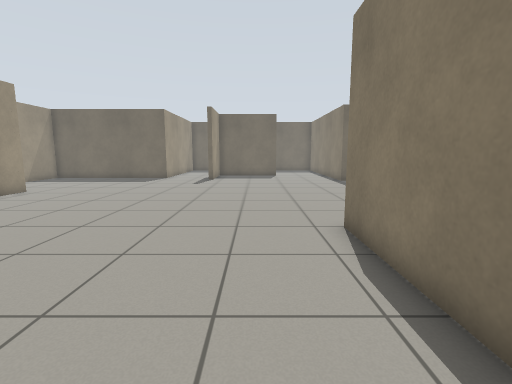
View 1 (above)

15 first-person views from a walk through a Gazebo world. The camera is 0.94 m above the floor, tilts 8° down and sees 85° across. The floor is counted in squares, 0.5 m on a side. Each view is taken from the middle of a square. On the plan, view 1 faces up. The plan holds only what a view shows up to about 16 squares ahead; the rest is blank.

View 2
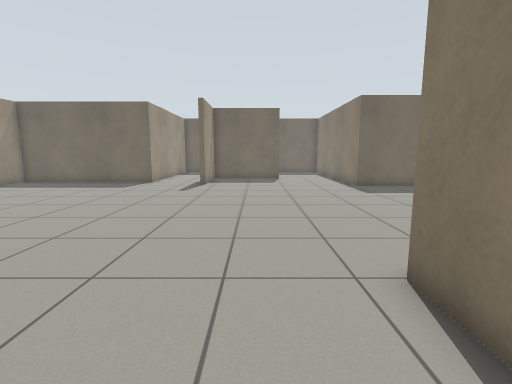

View 3
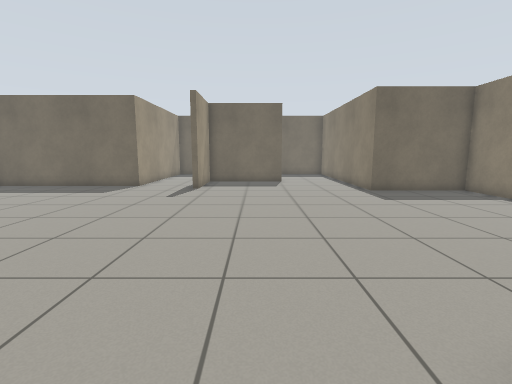

View 4
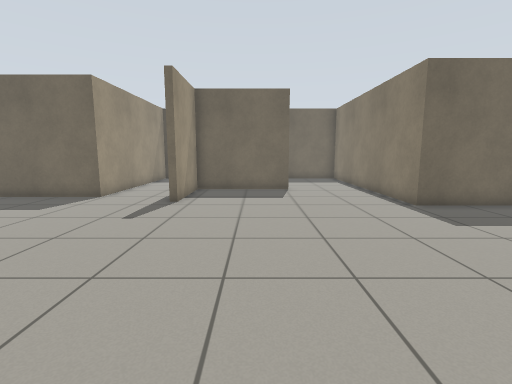

View 5
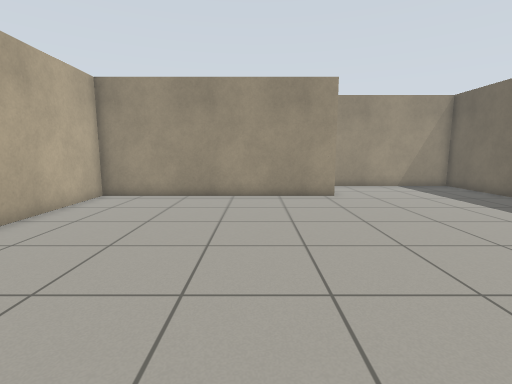

View 6
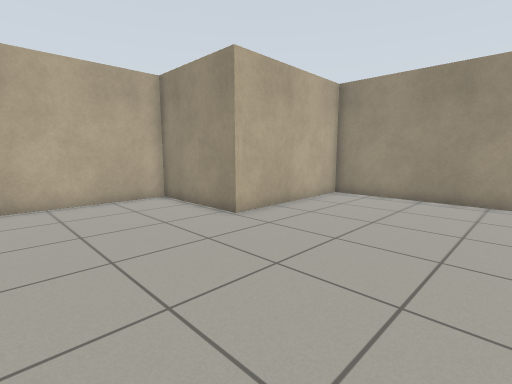

View 7
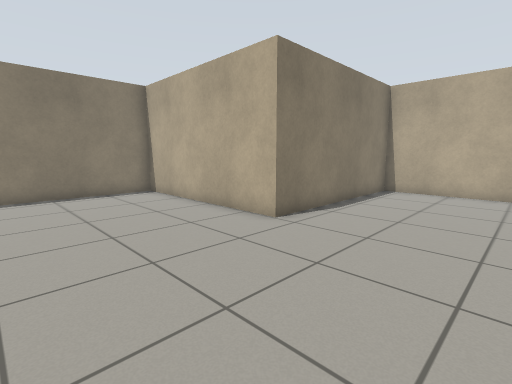

View 8
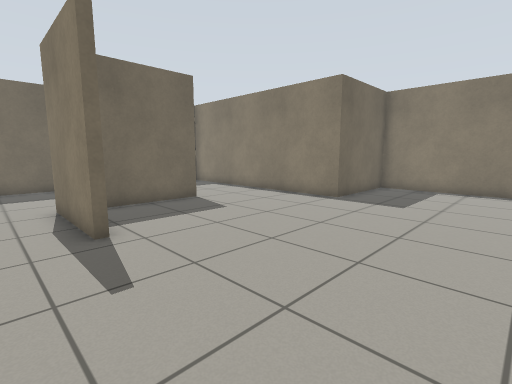

View 9
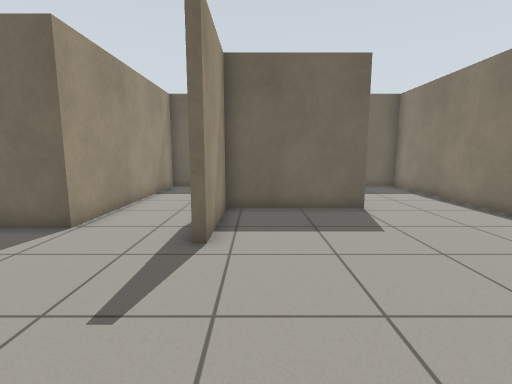

View 10
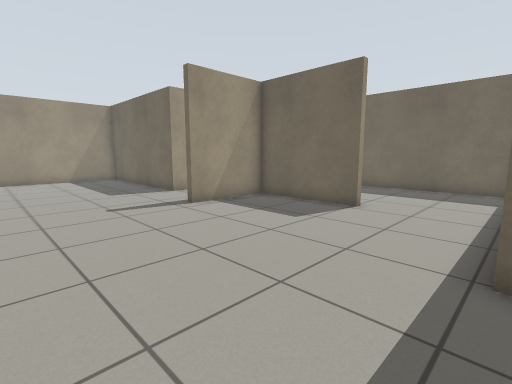

View 11
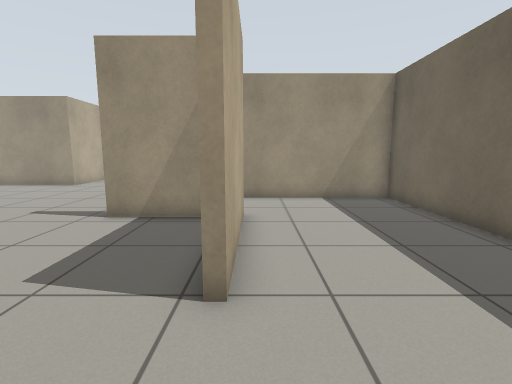

View 12
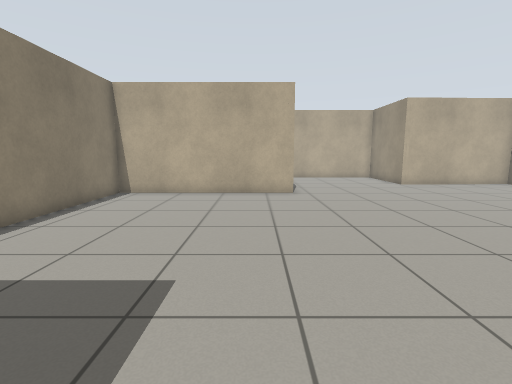

View 13
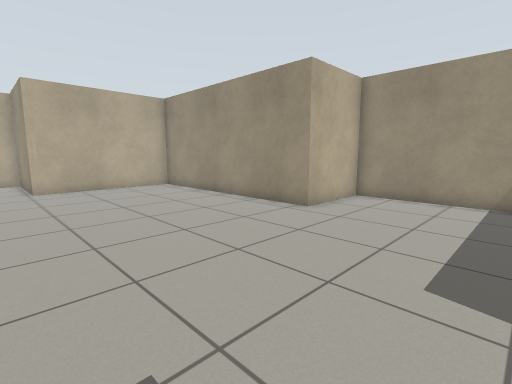

View 14
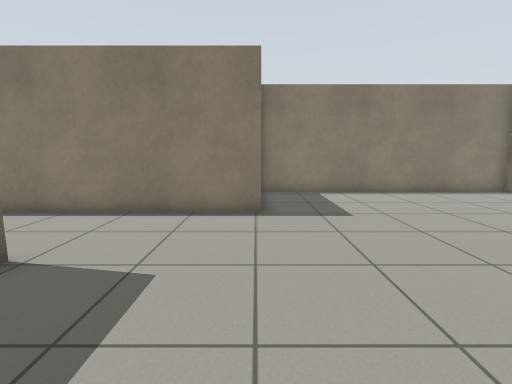

View 15
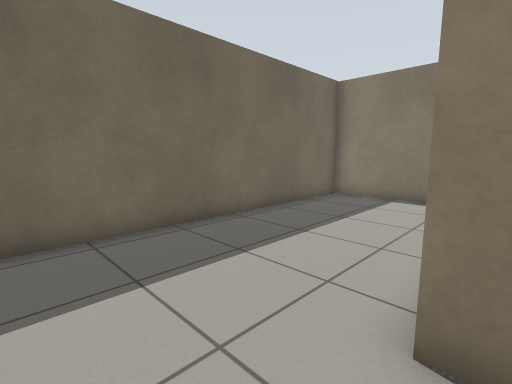

### Floor plan
Points are (right, up) in squares from view 1. A wall is a line through its corners. A room is listed if a view was taken in it or the views show most of it. See-through windows are left out.
Room 1 (views 1, 2, 3, 4, 5, 6, 7, 8, 9, 10, 12, 13, 14, 15)
walls: (-3.3, 19.6) (-3.3, 23.6); (1.7, 23.6) (1.7, 23.3) (-3, 23.3) (-3, 19.6); (-6.6, 24.5) (-6.6, 20.8) (-14.9, 20.8) (-14.9, 13.5) (-11.2, 13.5) (-11.2, 3.3) (-4.7, 3.5) (-4.7, -1.2) (2.2, -1.2) (2.2, 6.9) (10.4, 6.9) (10.4, 18.8) (5.8, 18.8) (5.8, 23.5)
ways out: opening at (-5, 23.7) to room 2; opening at (3.5, 23) to room 2
Room 2 (view 11)
walls: (-3.3, 23.6) (1.7, 23.6); (5.8, 23.5) (5.8, 29.5) (-6.6, 29.5) (-6.6, 24.5)
ways out: opening at (-5, 23.7) to room 1; opening at (3.5, 23) to room 1

Where each view was taken, in squares from view 1:
view 1: 0 up, 0 right, facing up
view 2: 3 up, 0 right, facing up
view 3: 5 up, 0 right, facing up
view 4: 9 up, 0 right, facing up
view 5: 10 up, 1 right, facing left
view 6: 10 up, 1 right, facing down-left
view 7: 13 up, 3 left, facing down-right
view 8: 13 up, 5 left, facing up-right
view 9: 14 up, 2 left, facing up
view 10: 14 up, 6 right, facing up-left
view 11: 24 up, 5 right, facing left
view 12: 20 up, 4 right, facing down
view 13: 19 up, 3 left, facing down-left
view 14: 19 up, 3 left, facing right
view 15: 23 up, 6 left, facing up-right
